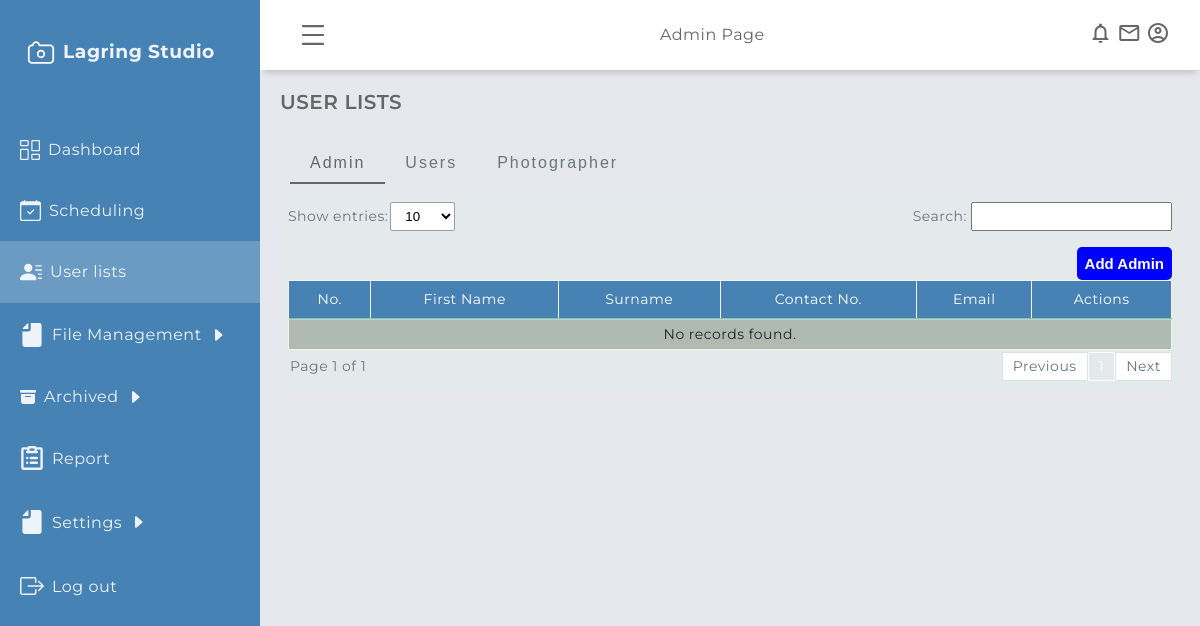
/admin/user_list.php (signed in), run on an earlier commit of the app's database.
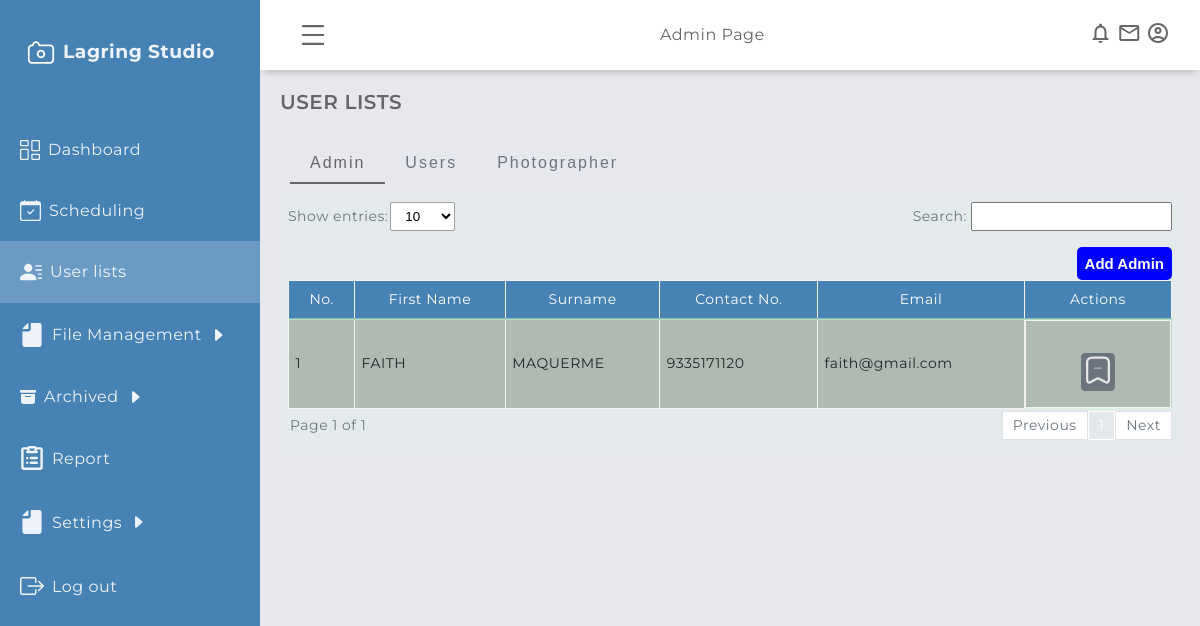
And on a later commit of the database.
### tables this page shows
CREATE TABLE IF NOT EXISTS `users` (
  `user_id` int NOT NULL AUTO_INCREMENT,
  `firstname` varchar(200) NOT NULL,
  `middlename` varchar(200) NOT NULL,
  `surname` varchar(200) NOT NULL,
  `registration_date` datetime NOT NULL DEFAULT CURRENT_TIMESTAMP,
  `contact` bigint NOT NULL,
  `email` varchar(200) NOT NULL,
  `password` varchar(200) NOT NULL,
  `role` varchar(250) NOT NULL,
  `archived_flag` int NOT NULL,
  PRIMARY KEY (`user_id`)
);

### admin/user_list.php (the view, shortened to what the changed rows need)
<?php include('session.php'); ?>
<!DOCTYPE html>
<html lang="en">
    <head>
        <link rel="stylesheet" href="../assets/admin/css/dashboardcontainer.css" />
        <link rel="stylesheet" href="../assets/global/css/design.css" />
        <link rel="stylesheet" href="../assets/global/css/table.css" />
        <link rel="stylesheet" href="../assets/global/css/global.css" />
        <link rel="stylesheet" href="../assets/admin/css/services.css" />
    </head>
    <body>
        <div class="grid-container">
            <main class="main-container">
                <div class="container bg-dirty py-2 my-0 px-2">
                    <div class= "showAndSearch  text-secondary align-items-center mb-1">
                        <div id="table1" class="table-group-container active">
                            <table id="table1" class="table table-striped table-bordered w-100">
                                <thead>
                                    <tr>
                                        <th>No.</th>
                                        <th>First Name</th>
                                        <th>Surname</th>
                                        <th>Contact No.</th>
                                        <th>Email</th>
                                        <th>Actions</th>
                                    </tr>
                                </thead>
                                <tbody>
                                <?php
                                    $i = 1;
                                    $sql = mysqli_query($connection, "SELECT * FROM users WHERE role = 'ADMIN' AND archived_flag = 1 ORDER BY firstname ASC") or die(mysqli_error($connection));
                                    if (mysqli_num_rows($sql) > 0) {
                                    while ($row = mysqli_fetch_array($sql)) {
                                        $id = $row['user_id'];
                                        $fname = $row['firstname'];
                                        $lname = $row['surname'];
                                        $contact = $row['contact'];
                                        $email = $row['email'];
                                    ?>
                                    <tr>
                                        <td><?php echo $i++ ?></td>
                                        <td><?php echo strtoupper($fname);?></td>
                                        <td><?php echo strtoupper($lname);?></td>
                                        <td><?php echo $contact; ?></td>
                                        <td><?php echo $email; ?></td>
                                        <td class="justify-space-evenly">
                                            <a
                                                href="#"
                                                rel="tooltip"
                                                title="archive"
                                                class="modal-trigger"
                                                data-modal-id="<?php echo 'archive_admin' . $id;?>">
                                                    <button class="m-0 btn btn-secondary" style="padding:1px;">
                                                    </button>
                                            </a>
                                        </td>
                                    </tr>
                                    <?php
                                    }}
                                    else {echo '<tr><td colspan="7" style="text-align: center;">No records found.</td></tr>';}
                                ?>
                                </tbody>
                            </table>
                        </div>
                    </div>
                </div>
            </main>
        </div>
    </body>
</html>

What changed in the data, as far as the page shows it:
now on this page (row edited): users: firstname "FAITH", surname "MAQUERME", contact "9335171120", email "faith@gmail.com"
Also different on the page:
text no longer shown: "No records found."
